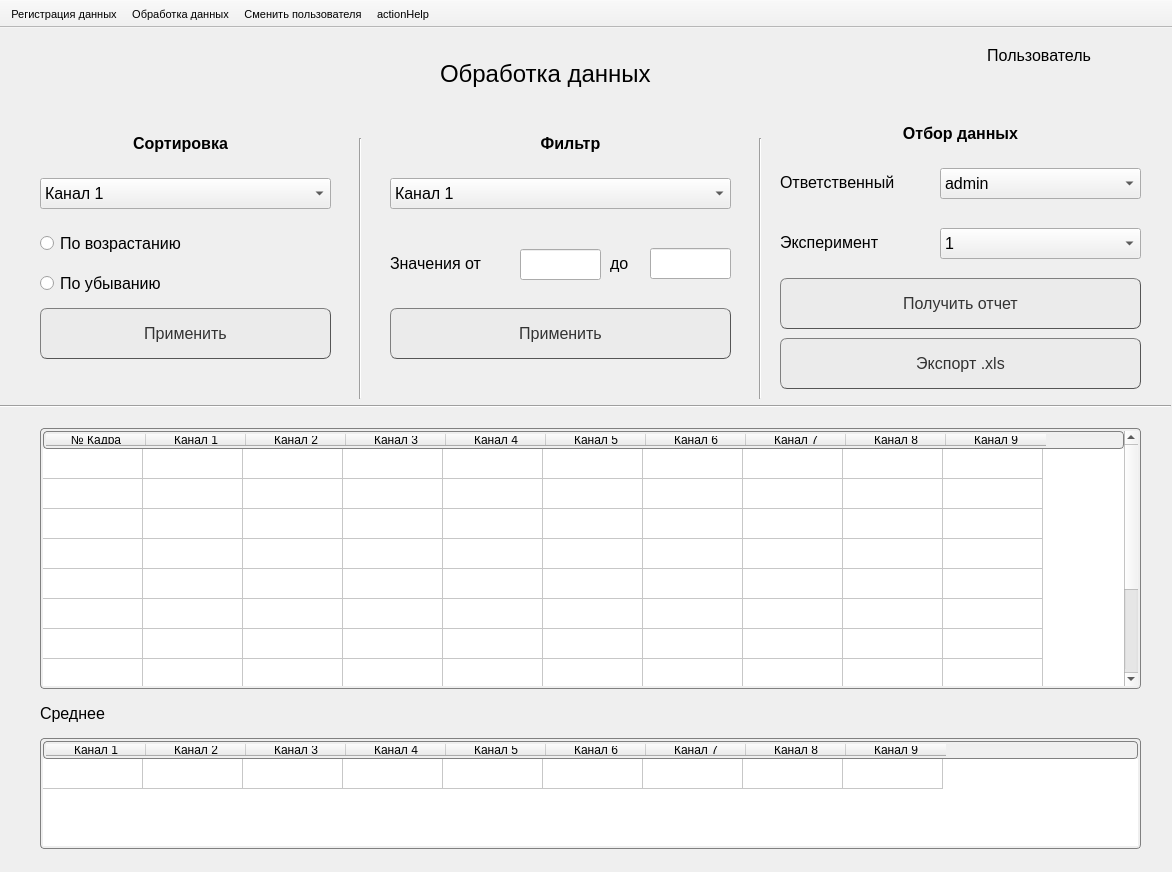
<?xml version="1.0" encoding="UTF-8"?>
<ui version="4.0">
 <class>MainWindow</class>
 <widget class="QMainWindow" name="MainWindow">
  <property name="geometry">
   <rect>
    <x>0</x>
    <y>0</y>
    <width>1172</width>
    <height>872</height>
   </rect>
  </property>
  <property name="minimumSize">
   <size>
    <width>1172</width>
    <height>872</height>
   </size>
  </property>
  <property name="maximumSize">
   <size>
    <width>1172</width>
    <height>872</height>
   </size>
  </property>
  <property name="windowTitle">
   <string>MainWindow</string>
  </property>
  <widget class="QWidget" name="centralwidget">
   <property name="minimumSize">
    <size>
     <width>1172</width>
     <height>838</height>
    </size>
   </property>
   <property name="maximumSize">
    <size>
     <width>1172</width>
     <height>838</height>
    </size>
   </property>
   <widget class="QLabel" name="labelWindow">
    <property name="geometry">
     <rect>
      <x>440</x>
      <y>30</y>
      <width>291</width>
      <height>31</height>
     </rect>
    </property>
    <property name="font">
     <font>
      <pointsize>18</pointsize>
      <weight>50</weight>
      <bold>false</bold>
     </font>
    </property>
    <property name="text">
     <string>Обработка данных</string>
    </property>
    <property name="textFormat">
     <enum>Qt::AutoText</enum>
    </property>
   </widget>
   <widget class="QLabel" name="userIcon">
    <property name="geometry">
     <rect>
      <x>1100</x>
      <y>6</y>
      <width>51</width>
      <height>41</height>
     </rect>
    </property>
    <property name="text">
     <string/>
    </property>
    <property name="pixmap">
     <pixmap>../icons/userIcon.png</pixmap>
    </property>
   </widget>
   <widget class="QLabel" name="labelName">
    <property name="geometry">
     <rect>
      <x>800</x>
      <y>12</y>
      <width>291</width>
      <height>31</height>
     </rect>
    </property>
    <property name="font">
     <font>
      <pointsize>12</pointsize>
     </font>
    </property>
    <property name="layoutDirection">
     <enum>Qt::LeftToRight</enum>
    </property>
    <property name="text">
     <string>Пользователь</string>
    </property>
    <property name="alignment">
     <set>Qt::AlignRight|Qt::AlignTrailing|Qt::AlignVCenter</set>
    </property>
    <property name="wordWrap">
     <bool>false</bool>
    </property>
   </widget>
   <widget class="QLabel" name="label">
    <property name="geometry">
     <rect>
      <x>780</x>
      <y>199</y>
      <width>141</width>
      <height>31</height>
     </rect>
    </property>
    <property name="font">
     <font>
      <pointsize>12</pointsize>
     </font>
    </property>
    <property name="text">
     <string>Эксперимент</string>
    </property>
   </widget>
   <widget class="QComboBox" name="comboBox">
    <property name="geometry">
     <rect>
      <x>940</x>
      <y>200</y>
      <width>201</width>
      <height>31</height>
     </rect>
    </property>
    <property name="font">
     <font>
      <pointsize>12</pointsize>
     </font>
    </property>
    <item>
     <property name="text">
      <string>1</string>
     </property>
    </item>
    <item>
     <property name="text">
      <string>2</string>
     </property>
    </item>
   </widget>
   <widget class="QPushButton" name="pushButton">
    <property name="geometry">
     <rect>
      <x>780</x>
      <y>310</y>
      <width>361</width>
      <height>51</height>
     </rect>
    </property>
    <property name="font">
     <font>
      <pointsize>12</pointsize>
     </font>
    </property>
    <property name="styleSheet">
     <string notr="true">QPushButton {
    color: #333;
    border: 1px solid #555;
    border-radius: 7px;
    border-style: outset;
    background: rgb(235, 235, 235);
    padding: 5px;
    }
QPushButton:hover {
    background: qradialgradient(
        cx: 0.3, cy: -0.4, fx: 0.3, fy: -0.4,
        radius: 1.35, stop: 0 #fff, stop: 1 #ccc
        );
    }
QPushButton:pressed {
    border-style: inset;
    background: qradialgradient(
        cx: 0.4, cy: -0.1, fx: 0.4, fy: -0.1,
        radius: 1.35, stop: 0 #fff, stop: 1 #ddd
        );
    }</string>
    </property>
    <property name="text">
     <string>Экспорт .xls</string>
    </property>
    <property name="icon">
     <iconset>
      <normaloff>../icons/xls.png</normaloff>../icons/xls.png</iconset>
    </property>
    <property name="iconSize">
     <size>
      <width>40</width>
      <height>40</height>
     </size>
    </property>
   </widget>
   <widget class="QLabel" name="label_2">
    <property name="geometry">
     <rect>
      <x>780</x>
      <y>139</y>
      <width>141</width>
      <height>31</height>
     </rect>
    </property>
    <property name="font">
     <font>
      <pointsize>12</pointsize>
     </font>
    </property>
    <property name="text">
     <string>Ответственный</string>
    </property>
   </widget>
   <widget class="QComboBox" name="comboBox_2">
    <property name="geometry">
     <rect>
      <x>940</x>
      <y>140</y>
      <width>201</width>
      <height>31</height>
     </rect>
    </property>
    <property name="font">
     <font>
      <pointsize>12</pointsize>
     </font>
    </property>
    <item>
     <property name="text">
      <string>admin</string>
     </property>
    </item>
    <item>
     <property name="text">
      <string>ivanov</string>
     </property>
    </item>
   </widget>
   <widget class="Line" name="line">
    <property name="geometry">
     <rect>
      <x>750</x>
      <y>110</y>
      <width>20</width>
      <height>261</height>
     </rect>
    </property>
    <property name="orientation">
     <enum>Qt::Vertical</enum>
    </property>
   </widget>
   <widget class="QComboBox" name="comboBox_3">
    <property name="geometry">
     <rect>
      <x>40</x>
      <y>150</y>
      <width>291</width>
      <height>31</height>
     </rect>
    </property>
    <property name="font">
     <font>
      <pointsize>12</pointsize>
     </font>
    </property>
    <item>
     <property name="text">
      <string>Канал 1</string>
     </property>
    </item>
    <item>
     <property name="text">
      <string>Канал 2</string>
     </property>
    </item>
    <item>
     <property name="text">
      <string>Канал 3</string>
     </property>
    </item>
   </widget>
   <widget class="QLabel" name="label_4">
    <property name="geometry">
     <rect>
      <x>110</x>
      <y>100</y>
      <width>141</width>
      <height>31</height>
     </rect>
    </property>
    <property name="font">
     <font>
      <pointsize>12</pointsize>
      <weight>75</weight>
      <bold>true</bold>
     </font>
    </property>
    <property name="text">
     <string>Сортировка</string>
    </property>
    <property name="alignment">
     <set>Qt::AlignCenter</set>
    </property>
   </widget>
   <widget class="QRadioButton" name="radioButton">
    <property name="geometry">
     <rect>
      <x>40</x>
      <y>200</y>
      <width>201</width>
      <height>31</height>
     </rect>
    </property>
    <property name="font">
     <font>
      <pointsize>12</pointsize>
     </font>
    </property>
    <property name="text">
     <string>По возрастанию</string>
    </property>
   </widget>
   <widget class="QRadioButton" name="radioButton_2">
    <property name="geometry">
     <rect>
      <x>40</x>
      <y>240</y>
      <width>201</width>
      <height>31</height>
     </rect>
    </property>
    <property name="font">
     <font>
      <pointsize>12</pointsize>
     </font>
    </property>
    <property name="text">
     <string>По убыванию</string>
    </property>
   </widget>
   <widget class="Line" name="line_2">
    <property name="geometry">
     <rect>
      <x>350</x>
      <y>110</y>
      <width>20</width>
      <height>261</height>
     </rect>
    </property>
    <property name="orientation">
     <enum>Qt::Vertical</enum>
    </property>
   </widget>
   <widget class="QComboBox" name="comboBox_4">
    <property name="geometry">
     <rect>
      <x>390</x>
      <y>150</y>
      <width>341</width>
      <height>31</height>
     </rect>
    </property>
    <property name="font">
     <font>
      <pointsize>12</pointsize>
     </font>
    </property>
    <item>
     <property name="text">
      <string>Канал 1</string>
     </property>
    </item>
    <item>
     <property name="text">
      <string>Канал 2</string>
     </property>
    </item>
    <item>
     <property name="text">
      <string>Канал 3</string>
     </property>
    </item>
   </widget>
   <widget class="QLabel" name="label_5">
    <property name="geometry">
     <rect>
      <x>500</x>
      <y>100</y>
      <width>141</width>
      <height>31</height>
     </rect>
    </property>
    <property name="font">
     <font>
      <pointsize>12</pointsize>
      <weight>75</weight>
      <bold>true</bold>
     </font>
    </property>
    <property name="text">
     <string>Фильтр</string>
    </property>
    <property name="alignment">
     <set>Qt::AlignCenter</set>
    </property>
   </widget>
   <widget class="Line" name="line_3">
    <property name="geometry">
     <rect>
      <x>0</x>
      <y>370</y>
      <width>1171</width>
      <height>16</height>
     </rect>
    </property>
    <property name="orientation">
     <enum>Qt::Horizontal</enum>
    </property>
   </widget>
   <widget class="QLabel" name="label_6">
    <property name="geometry">
     <rect>
      <x>390</x>
      <y>220</y>
      <width>121</width>
      <height>31</height>
     </rect>
    </property>
    <property name="font">
     <font>
      <pointsize>12</pointsize>
     </font>
    </property>
    <property name="text">
     <string>Значения от</string>
    </property>
   </widget>
   <widget class="QLineEdit" name="lineEdit_2">
    <property name="geometry">
     <rect>
      <x>520</x>
      <y>221</y>
      <width>81</width>
      <height>31</height>
     </rect>
    </property>
   </widget>
   <widget class="QLabel" name="label_7">
    <property name="geometry">
     <rect>
      <x>610</x>
      <y>220</y>
      <width>31</width>
      <height>31</height>
     </rect>
    </property>
    <property name="font">
     <font>
      <pointsize>12</pointsize>
     </font>
    </property>
    <property name="text">
     <string>до</string>
    </property>
   </widget>
   <widget class="QLineEdit" name="lineEdit_3">
    <property name="geometry">
     <rect>
      <x>650</x>
      <y>220</y>
      <width>81</width>
      <height>31</height>
     </rect>
    </property>
   </widget>
   <widget class="QPushButton" name="pushButton_2">
    <property name="geometry">
     <rect>
      <x>40</x>
      <y>280</y>
      <width>291</width>
      <height>51</height>
     </rect>
    </property>
    <property name="font">
     <font>
      <pointsize>12</pointsize>
     </font>
    </property>
    <property name="styleSheet">
     <string notr="true">QPushButton {
    color: #333;
    border: 1px solid #555;
    border-radius: 7px;
    border-style: outset;
    background: rgb(235, 235, 235);
    padding: 5px;
    }
QPushButton:hover {
    background: qradialgradient(
        cx: 0.3, cy: -0.4, fx: 0.3, fy: -0.4,
        radius: 1.35, stop: 0 #fff, stop: 1 #ccc
        );
    }
QPushButton:pressed {
    border-style: inset;
    background: qradialgradient(
        cx: 0.4, cy: -0.1, fx: 0.4, fy: -0.1,
        radius: 1.35, stop: 0 #fff, stop: 1 #ddd
        );
    }</string>
    </property>
    <property name="text">
     <string>Применить</string>
    </property>
    <property name="iconSize">
     <size>
      <width>40</width>
      <height>40</height>
     </size>
    </property>
   </widget>
   <widget class="QPushButton" name="pushButton_3">
    <property name="geometry">
     <rect>
      <x>390</x>
      <y>280</y>
      <width>341</width>
      <height>51</height>
     </rect>
    </property>
    <property name="font">
     <font>
      <pointsize>12</pointsize>
     </font>
    </property>
    <property name="styleSheet">
     <string notr="true">QPushButton {
    color: #333;
    border: 1px solid #555;
    border-radius: 7px;
    border-style: outset;
    background: rgb(235, 235, 235);
    padding: 5px;
    }
QPushButton:hover {
    background: qradialgradient(
        cx: 0.3, cy: -0.4, fx: 0.3, fy: -0.4,
        radius: 1.35, stop: 0 #fff, stop: 1 #ccc
        );
    }
QPushButton:pressed {
    border-style: inset;
    background: qradialgradient(
        cx: 0.4, cy: -0.1, fx: 0.4, fy: -0.1,
        radius: 1.35, stop: 0 #fff, stop: 1 #ddd
        );
    }</string>
    </property>
    <property name="text">
     <string>Применить</string>
    </property>
    <property name="iconSize">
     <size>
      <width>40</width>
      <height>40</height>
     </size>
    </property>
   </widget>
   <widget class="QLabel" name="label_8">
    <property name="geometry">
     <rect>
      <x>80</x>
      <y>100</y>
      <width>31</width>
      <height>31</height>
     </rect>
    </property>
    <property name="text">
     <string/>
    </property>
    <property name="pixmap">
     <pixmap>../icons/sorting.png</pixmap>
    </property>
    <property name="scaledContents">
     <bool>true</bool>
    </property>
   </widget>
   <widget class="QLabel" name="label_9">
    <property name="geometry">
     <rect>
      <x>490</x>
      <y>100</y>
      <width>31</width>
      <height>31</height>
     </rect>
    </property>
    <property name="text">
     <string/>
    </property>
    <property name="pixmap">
     <pixmap>../icons/filter.png</pixmap>
    </property>
    <property name="scaledContents">
     <bool>true</bool>
    </property>
   </widget>
   <widget class="QLabel" name="label_10">
    <property name="geometry">
     <rect>
      <x>870</x>
      <y>90</y>
      <width>181</width>
      <height>31</height>
     </rect>
    </property>
    <property name="font">
     <font>
      <pointsize>12</pointsize>
      <weight>75</weight>
      <bold>true</bold>
     </font>
    </property>
    <property name="text">
     <string>Отбор данных</string>
    </property>
    <property name="alignment">
     <set>Qt::AlignCenter</set>
    </property>
   </widget>
   <widget class="QTableWidget" name="tableWidget">
    <property name="geometry">
     <rect>
      <x>40</x>
      <y>400</y>
      <width>1101</width>
      <height>261</height>
     </rect>
    </property>
    <property name="styleSheet">
     <string notr="true">QFrame {
    border: 1px solid gray;
    border-radius: 4px;
    padding: 2px;
}</string>
    </property>
    <property name="editTriggers">
     <set>QAbstractItemView::AnyKeyPressed</set>
    </property>
    <property name="tabKeyNavigation">
     <bool>true</bool>
    </property>
    <property name="showDropIndicator" stdset="0">
     <bool>true</bool>
    </property>
    <property name="wordWrap">
     <bool>true</bool>
    </property>
    <attribute name="verticalHeaderVisible">
     <bool>false</bool>
    </attribute>
    <attribute name="verticalHeaderHighlightSections">
     <bool>true</bool>
    </attribute>
    <row>
     <property name="text">
      <string>Новая строка</string>
     </property>
    </row>
    <row>
     <property name="text">
      <string>1</string>
     </property>
    </row>
    <row>
     <property name="text">
      <string>2</string>
     </property>
    </row>
    <row>
     <property name="text">
      <string>3</string>
     </property>
    </row>
    <row>
     <property name="text">
      <string>4</string>
     </property>
    </row>
    <row>
     <property name="text">
      <string>5</string>
     </property>
    </row>
    <row>
     <property name="text">
      <string>6</string>
     </property>
    </row>
    <row>
     <property name="text">
      <string>7</string>
     </property>
    </row>
    <row>
     <property name="text">
      <string>8</string>
     </property>
    </row>
    <row>
     <property name="text">
      <string>10</string>
     </property>
    </row>
    <row>
     <property name="text">
      <string>11</string>
     </property>
    </row>
    <column>
     <property name="text">
      <string>№ Кадра</string>
     </property>
    </column>
    <column>
     <property name="text">
      <string>Канал 1</string>
     </property>
    </column>
    <column>
     <property name="text">
      <string>Канал 2</string>
     </property>
    </column>
    <column>
     <property name="text">
      <string>Канал 3</string>
     </property>
    </column>
    <column>
     <property name="text">
      <string>Канал 4</string>
     </property>
    </column>
    <column>
     <property name="text">
      <string>Канал 5</string>
     </property>
    </column>
    <column>
     <property name="text">
      <string>Канал 6</string>
     </property>
    </column>
    <column>
     <property name="text">
      <string>Канал 7</string>
     </property>
    </column>
    <column>
     <property name="text">
      <string>Канал 8</string>
     </property>
    </column>
    <column>
     <property name="text">
      <string>Канал 9</string>
     </property>
    </column>
    <item row="1" column="0">
     <property name="text">
      <string/>
     </property>
    </item>
    <item row="2" column="0">
     <property name="text">
      <string/>
     </property>
    </item>
    <item row="3" column="0">
     <property name="text">
      <string/>
     </property>
    </item>
    <item row="4" column="0">
     <property name="text">
      <string/>
     </property>
    </item>
    <item row="5" column="0">
     <property name="text">
      <string/>
     </property>
    </item>
    <item row="6" column="0">
     <property name="text">
      <string/>
     </property>
    </item>
    <item row="7" column="0">
     <property name="text">
      <string/>
     </property>
    </item>
    <item row="8" column="0">
     <property name="text">
      <string/>
     </property>
    </item>
    <item row="9" column="0">
     <property name="text">
      <string/>
     </property>
    </item>
    <item row="10" column="0">
     <property name="text">
      <string/>
     </property>
    </item>
   </widget>
   <widget class="QLabel" name="label_11">
    <property name="geometry">
     <rect>
      <x>40</x>
      <y>670</y>
      <width>141</width>
      <height>31</height>
     </rect>
    </property>
    <property name="font">
     <font>
      <pointsize>12</pointsize>
      <weight>50</weight>
      <bold>false</bold>
     </font>
    </property>
    <property name="text">
     <string>Среднее</string>
    </property>
    <property name="alignment">
     <set>Qt::AlignLeading|Qt::AlignLeft|Qt::AlignVCenter</set>
    </property>
   </widget>
   <widget class="QTableWidget" name="tableWidget_2">
    <property name="geometry">
     <rect>
      <x>40</x>
      <y>710</y>
      <width>1101</width>
      <height>111</height>
     </rect>
    </property>
    <property name="styleSheet">
     <string notr="true">QFrame {
    border: 1px solid gray;
    border-radius: 4px;
    padding: 2px;
}</string>
    </property>
    <property name="editTriggers">
     <set>QAbstractItemView::AnyKeyPressed</set>
    </property>
    <property name="tabKeyNavigation">
     <bool>true</bool>
    </property>
    <property name="showDropIndicator" stdset="0">
     <bool>true</bool>
    </property>
    <property name="wordWrap">
     <bool>true</bool>
    </property>
    <attribute name="verticalHeaderVisible">
     <bool>false</bool>
    </attribute>
    <attribute name="verticalHeaderHighlightSections">
     <bool>true</bool>
    </attribute>
    <row>
     <property name="text">
      <string>1</string>
     </property>
    </row>
    <column>
     <property name="text">
      <string>Канал 1</string>
     </property>
    </column>
    <column>
     <property name="text">
      <string>Канал 2</string>
     </property>
    </column>
    <column>
     <property name="text">
      <string>Канал 3</string>
     </property>
    </column>
    <column>
     <property name="text">
      <string>Канал 4</string>
     </property>
    </column>
    <column>
     <property name="text">
      <string>Канал 5</string>
     </property>
    </column>
    <column>
     <property name="text">
      <string>Канал 6</string>
     </property>
    </column>
    <column>
     <property name="text">
      <string>Канал 7</string>
     </property>
    </column>
    <column>
     <property name="text">
      <string>Канал 8</string>
     </property>
    </column>
    <column>
     <property name="text">
      <string>Канал 9</string>
     </property>
    </column>
   </widget>
   <widget class="QPushButton" name="pushButton_4">
    <property name="geometry">
     <rect>
      <x>780</x>
      <y>250</y>
      <width>361</width>
      <height>51</height>
     </rect>
    </property>
    <property name="font">
     <font>
      <pointsize>12</pointsize>
     </font>
    </property>
    <property name="styleSheet">
     <string notr="true">QPushButton {
    color: #333;
    border: 1px solid #555;
    border-radius: 7px;
    border-style: outset;
    background: rgb(235, 235, 235);
    padding: 5px;
    }
QPushButton:hover {
    background: qradialgradient(
        cx: 0.3, cy: -0.4, fx: 0.3, fy: -0.4,
        radius: 1.35, stop: 0 #fff, stop: 1 #ccc
        );
    }
QPushButton:pressed {
    border-style: inset;
    background: qradialgradient(
        cx: 0.4, cy: -0.1, fx: 0.4, fy: -0.1,
        radius: 1.35, stop: 0 #fff, stop: 1 #ddd
        );
    }</string>
    </property>
    <property name="text">
     <string>Получить отчет</string>
    </property>
    <property name="icon">
     <iconset>
      <normaloff>../icons/dashboard.png</normaloff>../icons/dashboard.png</iconset>
    </property>
    <property name="iconSize">
     <size>
      <width>40</width>
      <height>40</height>
     </size>
    </property>
   </widget>
  </widget>
  <widget class="QToolBar" name="toolBar">
   <property name="font">
    <font>
     <pointsize>8</pointsize>
    </font>
   </property>
   <property name="windowTitle">
    <string>toolBar</string>
   </property>
   <property name="movable">
    <bool>false</bool>
   </property>
   <attribute name="toolBarArea">
    <enum>TopToolBarArea</enum>
   </attribute>
   <attribute name="toolBarBreak">
    <bool>false</bool>
   </attribute>
   <addaction name="actionRegisterWindow"/>
   <addaction name="actionProcessingWindow"/>
   <addaction name="actionLogout"/>
   <addaction name="actionactionHelp"/>
  </widget>
  <action name="actionRegisterWindow">
   <property name="text">
    <string>Регистрация данных</string>
   </property>
   <property name="font">
    <font>
     <pointsize>9</pointsize>
    </font>
   </property>
   <property name="shortcut">
    <string>Ctrl+1</string>
   </property>
   <property name="iconVisibleInMenu">
    <bool>true</bool>
   </property>
   <property name="shortcutVisibleInContextMenu">
    <bool>true</bool>
   </property>
  </action>
  <action name="actionProcessingWindow">
   <property name="text">
    <string>Обработка данных</string>
   </property>
   <property name="font">
    <font>
     <pointsize>9</pointsize>
    </font>
   </property>
   <property name="shortcut">
    <string>Ctrl+2</string>
   </property>
  </action>
  <action name="actionLogout">
   <property name="text">
    <string>Сменить пользователя</string>
   </property>
   <property name="font">
    <font>
     <pointsize>9</pointsize>
    </font>
   </property>
  </action>
  <action name="actionactionHelp">
   <property name="checkable">
    <bool>false</bool>
   </property>
   <property name="icon">
    <iconset>
     <normaloff>../icons/help.png</normaloff>../icons/help.png</iconset>
   </property>
   <property name="text">
    <string>actionHelp</string>
   </property>
   <property name="statusTip">
    <string notr="true"/>
   </property>
   <property name="font">
    <font>
     <pointsize>9</pointsize>
    </font>
   </property>
   <property name="shortcut">
    <string>F1</string>
   </property>
   <property name="menuRole">
    <enum>QAction::TextHeuristicRole</enum>
   </property>
   <property name="iconVisibleInMenu">
    <bool>true</bool>
   </property>
   <property name="shortcutVisibleInContextMenu">
    <bool>true</bool>
   </property>
  </action>
 </widget>
 <resources/>
 <connections/>
</ui>
